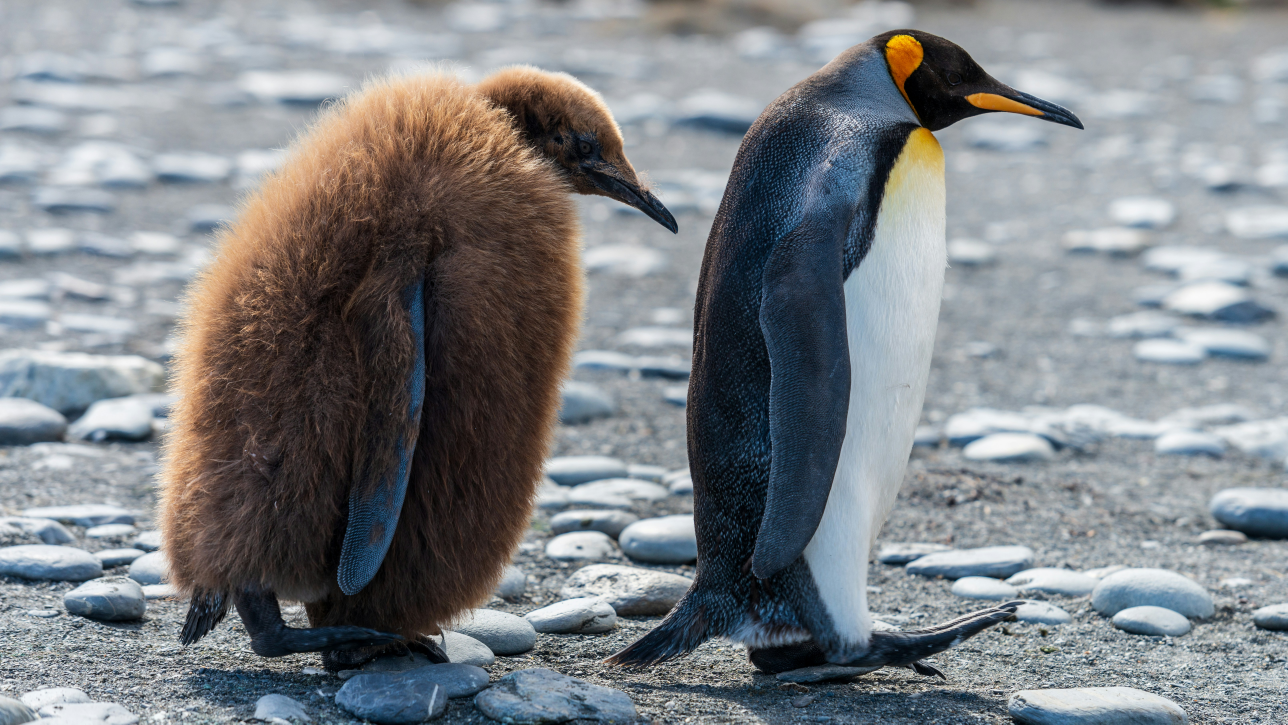
#> input picture LandingLens/penguin-pics/1-fluffy-1-emperor.jpg, 6439 x 3622 px (shown at 1/5 size); its folder holds 4 pictures in this run
$ python app.py
#> lines starting #> are read from the running program, lines starting #| are printed output that depends on the picture
from PIL import Image
from landingai.predict import Predictor
from landingai.visualize import overlay_predictions
from landingai.postprocess import segmentation_class_pixel_coverage
import matplotlib.pyplot as plt
import os
from pathlib import Path

ENDPOINT_ID = os.getenv("ENDPOINT_ID")
API_KEY = os.getenv("API_KEY")

# Load all images from penguin pics directory
image_files = list(Path("../penguin-pics").glob("*.jpg"))

open_images = [
    Image.open(image_files[0]),
    Image.open(image_files[1]),
    Image.open(image_files[2]),
]  # open 3 for now
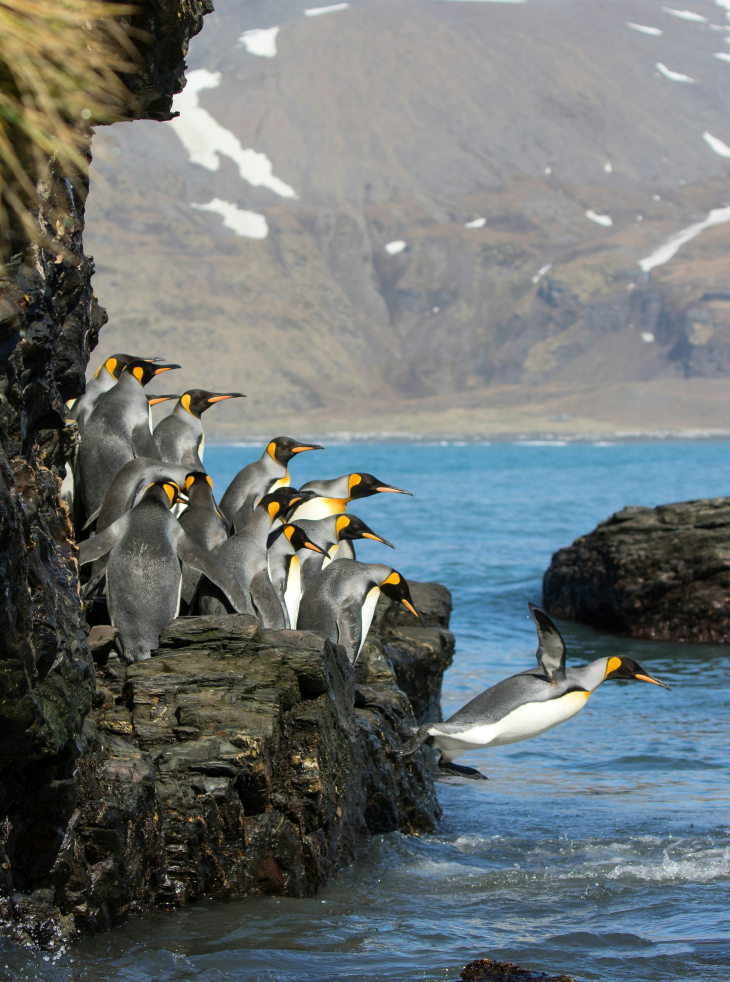
#> input picture LandingLens/penguin-pics/diving-squad.jpg, 3648 x 4908 px (shown at 1/5 size)
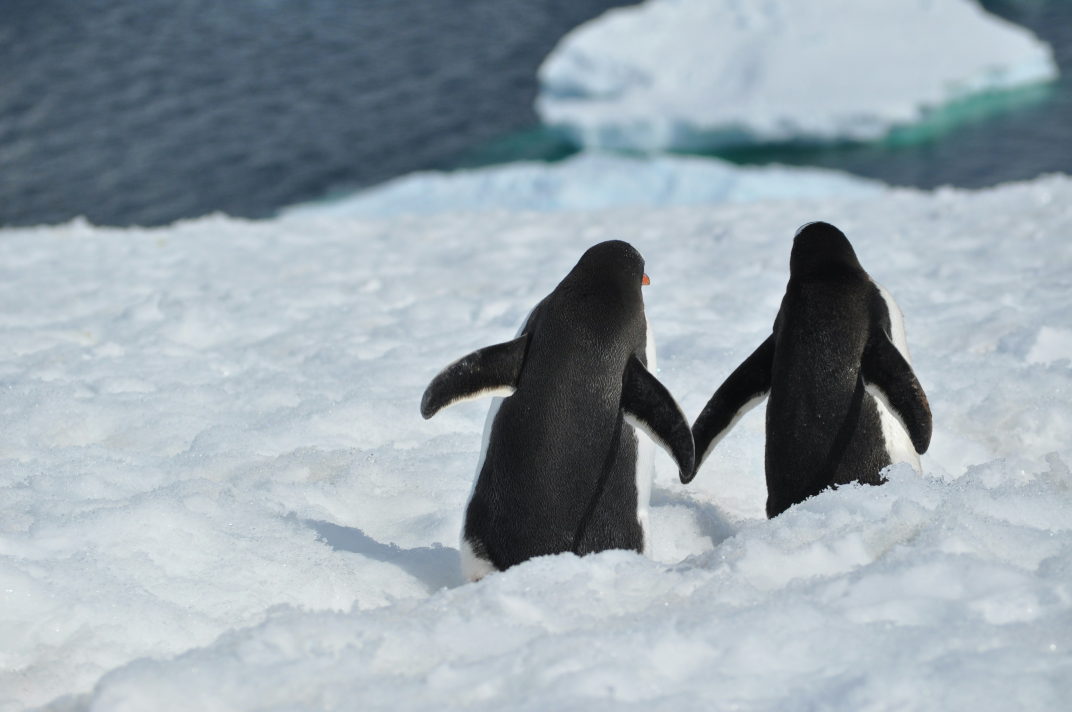
#> input picture LandingLens/penguin-pics/double-backs.jpg, 4288 x 2848 px (shown at 1/4 size)

predictions = []

# Run inference on all images
#> (the run stopped early here; a loop or call above may not have finished)
